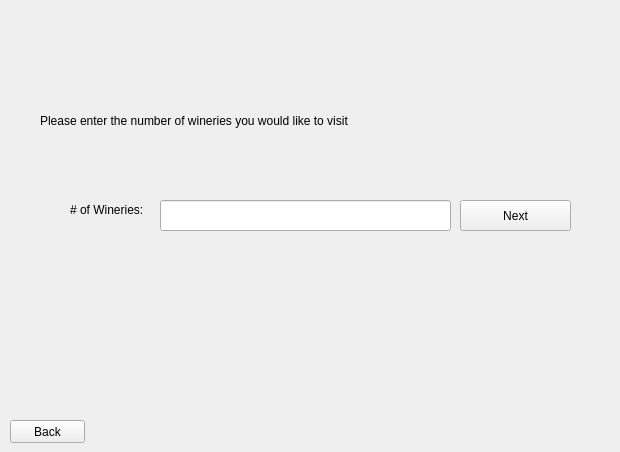
    <widget class="QWidget" name="page_shortestTrip">
     <widget class="QPushButton" name="pushButton_5">
      <property name="geometry">
       <rect>
        <x>10</x>
        <y>420</y>
        <width>75</width>
        <height>23</height>
       </rect>
      </property>
      <property name="text">
       <string>Back</string>
      </property>
     </widget>
     <widget class="QLineEdit" name="lineEdit_numberOfWineries">
      <property name="geometry">
       <rect>
        <x>160</x>
        <y>200</y>
        <width>291</width>
        <height>31</height>
       </rect>
      </property>
      <property name="text">
       <string/>
      </property>
     </widget>
     <widget class="QLabel" name="label_15">
      <property name="geometry">
       <rect>
        <x>70</x>
        <y>200</y>
        <width>81</width>
        <height>20</height>
       </rect>
      </property>
      <property name="text">
       <string># of Wineries:</string>
      </property>
     </widget>
     <widget class="QPushButton" name="pushButton_shortestTrip_next">
      <property name="geometry">
       <rect>
        <x>460</x>
        <y>200</y>
        <width>111</width>
        <height>31</height>
       </rect>
      </property>
      <property name="text">
       <string>Next</string>
      </property>
     </widget>
     <widget class="QLabel" name="label_promptForWineries">
      <property name="geometry">
       <rect>
        <x>40</x>
        <y>90</y>
        <width>571</width>
        <height>61</height>
       </rect>
      </property>
      <property name="text">
       <string>Please enter the number of wineries you would like to visit</string>
      </property>
     </widget>
    </widget>
